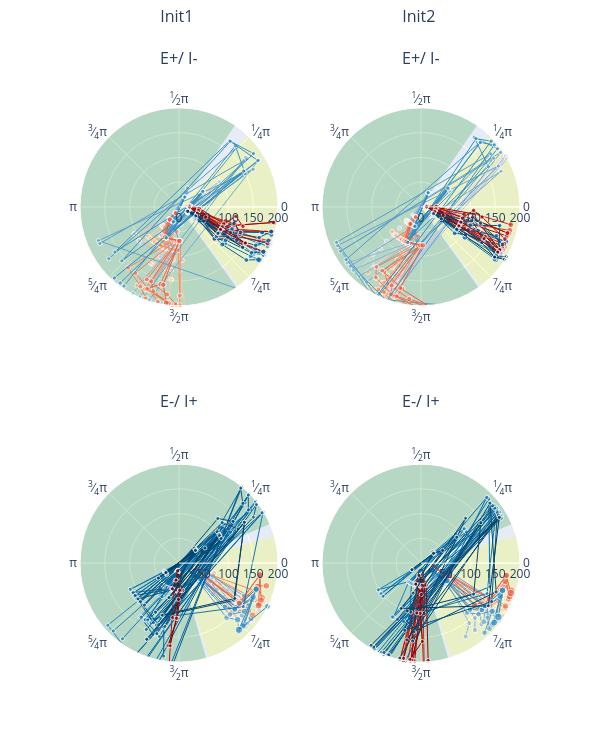

The notebook cell saved with this chart:
### Code cell
filehandler = open("results_min_w2.pickle","rb")
results_min_w2 = pickle.load(filehandler)
filehandler.close()

filehandler = open("results_peak_w2.pickle","rb")
results_peak_w2 = pickle.load(filehandler)
filehandler.close()

for i_w in range(len(results_min_w2["w2"])):
    ops_plotall(results_min_w2["control"][i_w], 0.1, duration, dt, 200., results_min_w2["filename"][i_w], savepath)
    #ops_plotsubset(results_min_w2["state"][i_w], results_min_w2["control"][i_w], 0.4, 0.1, duration, dt, 200., 
    #            results_min_w2["filename"][i_w], savepath_subset)
    ops_plotall(results_peak_w2["control"][i_w], 0.1, duration, dt, 200., results_peak_w2["filename"][i_w], savepath)
    #ops_plotsubset(results_peak_w2["state"][i_w], results_peak_w2["control"][i_w], 0.4, 0.1, duration, dt,200., 
    #            results_peak_w2["filename"][i_w], savepath_subset)

ops_plot_acp_inits(results_min_w2, results_peak_w2, period, 0.01, dt, "plot1_w2", savepath)
ops_plot_timing_inits(results_min_w2, results_peak_w2, dt, [0,200], 50., "plot2_w2", savepath)
